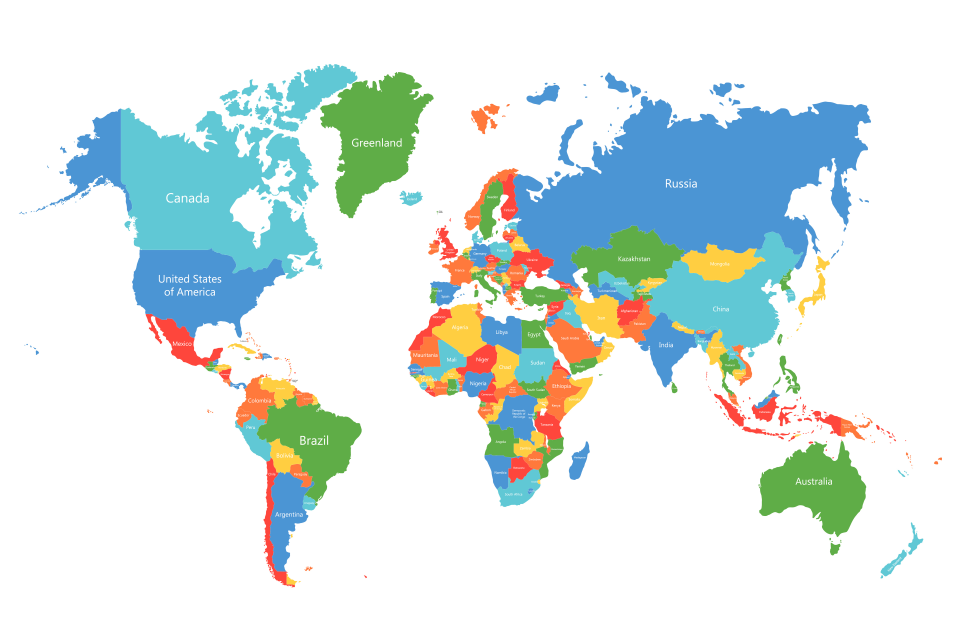
#> input picture dunya-haritasi-2.jpg, 3864 x 2576 px, found by its file name (shown at 1/4 size)
$ python roi-8k.py
#> lines starting #> are read from the running program, lines starting #| are printed output that depends on the picture
#roi ===> resimdeki ilgi alanı
import cv2


img=cv2.imread("dunya-haritasi-2.jpg")
#> img is the input picture: shape (2576, 3864, 3); mean B, G, R 230.5, 232, 220.1
cv2.namedWindow("image",cv2.WINDOW_NORMAL)
print(img.shape[:2]) #çıktı = (2576, 3864)
#| (2576, 3864)

roi=img[1140:1230,2080:2276] # TÜRKİYE UUUUUUU
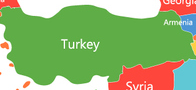
#> roi: shape (90, 196, 3); mean B, G, R 115.1, 179.6, 146.9

#yukarıkadi kısımda once ye ekseninde sonrada x ekseninde tarama yaptık

cv2.imshow("roiii",roi)
cv2.imshow("image",img)
cv2.waitKey(0)
cv2.destroyAllWindows()
